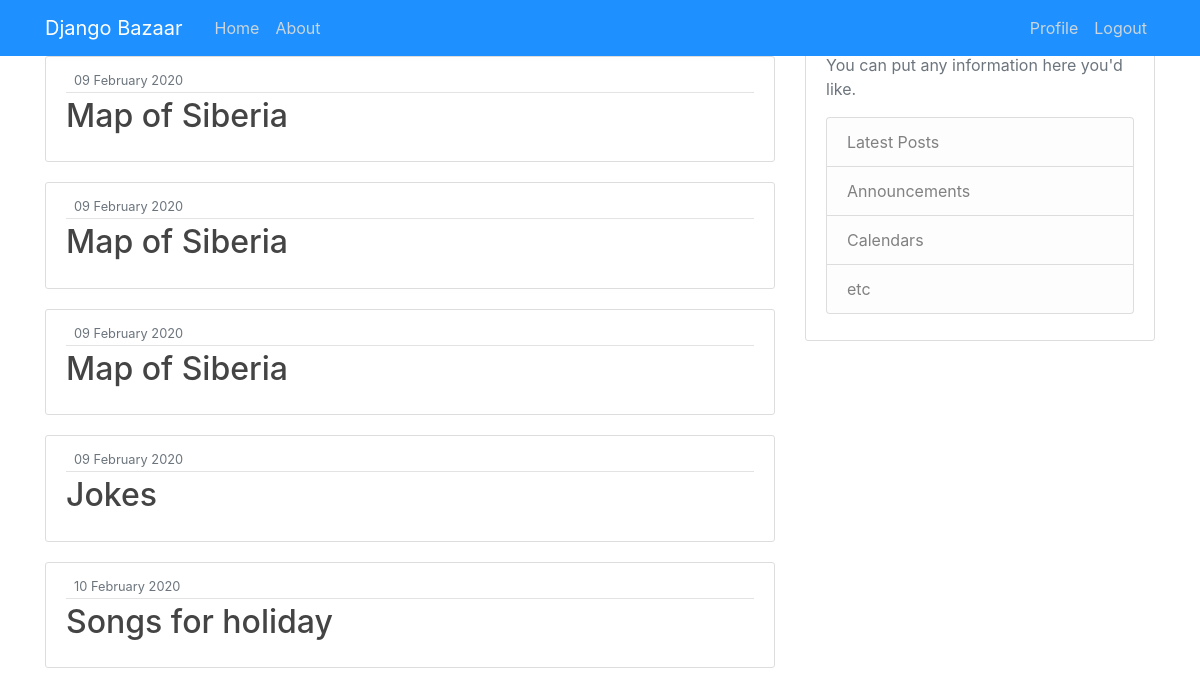
The app's page / (signed in) with its own data.
### bazaar/models.py (models this page shows, shortened)
class Item(models.Model):
    title = models.CharField(max_length=200)
    description = models.TextField(default='')
    date_posted = models.DateTimeField('date published')
    merchant = models.ForeignKey(User, on_delete=models.CASCADE, null=True, blank=True)
    image = models.ImageField(default='default_item.jpg')
    def end_of_auction(self):
        return datetime.timedelta(days=10) + self.date_posted
    end_of_auction.admin_order_field = 'date_posted'
    end_of_auction.short_description = 'When is end the of this auction?'

### bazaar/views.py (the view)
# urls.py: path('', views.home, name='bazaar-home'),
def home(request):
    context = {
        'posts': Item.objects.all()
    }
    return render(request, 'bazaar/home.html', context)

### bazaar/templates/bazaar/home.html (shortened to what this page needs)
{% extends "bazaar/base.html" %}
{% block content %}
    <h1> Welcome in Bazaar!</h1>
    {% for post in posts %}
        <article class="media content-section">
          <div class="media-body">
            <div class="article-metadata">
              <small class="text-muted">{{ post.date_posted|date:"d F Y" }}</small>
            </div>
            <h2><a class="article-title" href="#">{{ post.title }}</a></h2>
          </div>
        </article>
    {% endfor %}
{% endblock content %}

### bazaar/static/bazaar/main.css (style rules this page uses)
body { background: white url("images/background.jpg") no-repeat center center fixed; -webkit-background-size: cover; -moz-background-size: cover; -o-background-size: cover; background-size: cover; }
h1, h2, h3, h4, h5, h6 { color: #444444; }
.content-section { background: #ffffff; padding: 10px 20px; border: 1px solid #dddddd; border-radius: 3px; margin-bottom: 20px; }
.article-title { color: #444444; }
.article-metadata { padding-bottom: 1px; margin-bottom: 4px; border-bottom: 1px solid #e3e3e3 }

### records on screen
Item: date_posted "09 February 2020", title "Map of Siberia"
Item: date_posted "09 February 2020", title "Map of Siberia"
Item: date_posted "09 February 2020", title "Map of Siberia"
Item: date_posted "09 February 2020", title "Jokes"
Item: date_posted "10 February 2020", title "Songs for holiday"
